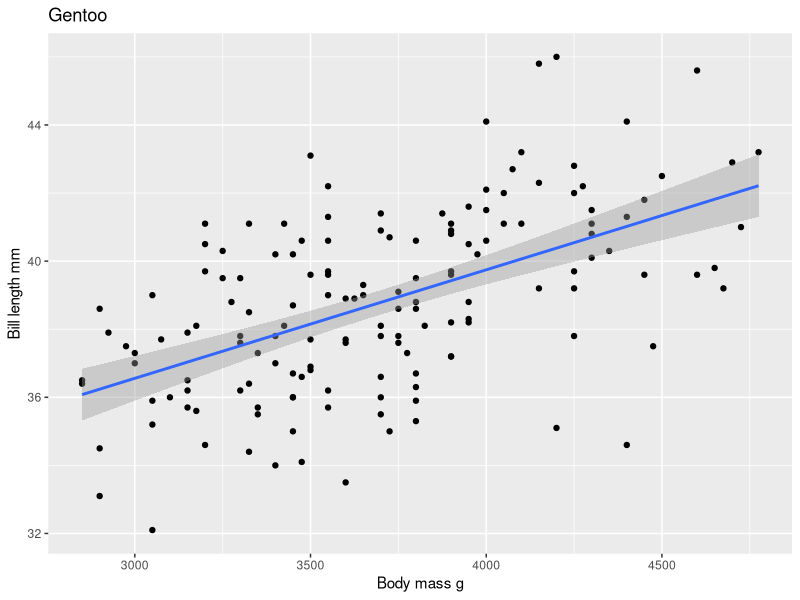

This chart was generated by the following R code:
#penguin plot
library(tidyverse)
library(palmerpenguins)
library(ggplot2)

View(penguins)

penguins |> 
  filter(species == "Adelie") |> 
  ggplot(aes(x = body_mass_g, y = bill_length_mm)) +
  geom_point() +
  geom_smooth(method = "lm") +
  labs(x = "Body mass g", y = "Bill length mm", title = "Gentoo")
